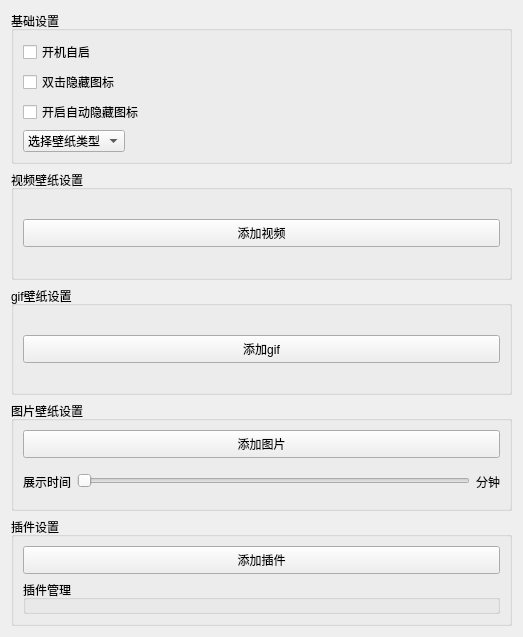
<?xml version="1.0" encoding="UTF-8"?>
<ui version="4.0">
 <class>SettingWidget</class>
 <widget class="QWidget" name="SettingWidget">
  <property name="geometry">
   <rect>
    <x>0</x>
    <y>0</y>
    <width>523</width>
    <height>637</height>
   </rect>
  </property>
  <property name="windowTitle">
   <string>Form</string>
  </property>
  <layout class="QVBoxLayout" name="verticalLayout">
   <item>
    <widget class="QGroupBox" name="baseCfgGroupBox">
     <property name="minimumSize">
      <size>
       <width>0</width>
       <height>0</height>
      </size>
     </property>
     <property name="title">
      <string>基础设置</string>
     </property>
     <layout class="QVBoxLayout" name="verticalLayout_6">
      <item>
       <widget class="QCheckBox" name="autoLaunchCheckBox">
        <property name="minimumSize">
         <size>
          <width>30</width>
          <height>0</height>
         </size>
        </property>
        <property name="text">
         <string>开机自启</string>
        </property>
       </widget>
      </item>
      <item>
       <widget class="QCheckBox" name="doubleClickedHideCheckBox">
        <property name="text">
         <string>双击隐藏图标</string>
        </property>
       </widget>
      </item>
      <item>
       <widget class="QCheckBox" name="autoHideCheckBox">
        <property name="text">
         <string>开启自动隐藏图标</string>
        </property>
       </widget>
      </item>
      <item>
       <layout class="QHBoxLayout" name="horizontalLayout_4">
        <item>
         <widget class="QComboBox" name="typeComboBox">
          <property name="minimumSize">
           <size>
            <width>0</width>
            <height>21</height>
           </size>
          </property>
          <item>
           <property name="text">
            <string>选择壁纸类型</string>
           </property>
          </item>
          <item>
           <property name="text">
            <string>图片壁纸</string>
           </property>
          </item>
          <item>
           <property name="text">
            <string>gif壁纸</string>
           </property>
          </item>
          <item>
           <property name="text">
            <string>视频壁纸</string>
           </property>
          </item>
         </widget>
        </item>
        <item>
         <spacer name="horizontalSpacer_3">
          <property name="orientation">
           <enum>Qt::Horizontal</enum>
          </property>
          <property name="sizeHint" stdset="0">
           <size>
            <width>40</width>
            <height>20</height>
           </size>
          </property>
         </spacer>
        </item>
       </layout>
      </item>
     </layout>
    </widget>
   </item>
   <item>
    <widget class="QGroupBox" name="videoCfgGroupBox">
     <property name="minimumSize">
      <size>
       <width>0</width>
       <height>0</height>
      </size>
     </property>
     <property name="title">
      <string>视频壁纸设置</string>
     </property>
     <layout class="QVBoxLayout" name="verticalLayout_4">
      <item>
       <widget class="QPushButton" name="addVieoBtn">
        <property name="minimumSize">
         <size>
          <width>0</width>
          <height>28</height>
         </size>
        </property>
        <property name="styleSheet">
         <string notr="true"/>
        </property>
        <property name="text">
         <string>添加视频</string>
        </property>
       </widget>
      </item>
      <item>
       <layout class="QGridLayout" name="videoThumbnailLayout"/>
      </item>
     </layout>
    </widget>
   </item>
   <item>
    <widget class="QGroupBox" name="gifCfgGroupBox">
     <property name="minimumSize">
      <size>
       <width>0</width>
       <height>0</height>
      </size>
     </property>
     <property name="title">
      <string>gif壁纸设置</string>
     </property>
     <layout class="QVBoxLayout" name="verticalLayout_7">
      <item>
       <widget class="QPushButton" name="addGifBtn">
        <property name="minimumSize">
         <size>
          <width>0</width>
          <height>28</height>
         </size>
        </property>
        <property name="text">
         <string>添加gif</string>
        </property>
       </widget>
      </item>
      <item>
       <layout class="QGridLayout" name="gifThumbnailLayout"/>
      </item>
     </layout>
    </widget>
   </item>
   <item>
    <widget class="QGroupBox" name="graphCfgGroupBox">
     <property name="minimumSize">
      <size>
       <width>0</width>
       <height>0</height>
      </size>
     </property>
     <property name="title">
      <string>图片壁纸设置</string>
     </property>
     <layout class="QVBoxLayout" name="verticalLayout_8">
      <item>
       <widget class="QPushButton" name="addGraphBtn">
        <property name="minimumSize">
         <size>
          <width>0</width>
          <height>28</height>
         </size>
        </property>
        <property name="text">
         <string>添加图片</string>
        </property>
       </widget>
      </item>
      <item>
       <layout class="QHBoxLayout" name="horizontalLayout_3">
        <item>
         <widget class="QLabel" name="label">
          <property name="minimumSize">
           <size>
            <width>0</width>
            <height>22</height>
           </size>
          </property>
          <property name="text">
           <string>展示时间</string>
          </property>
         </widget>
        </item>
        <item>
         <widget class="QSlider" name="delaySlider">
          <property name="minimumSize">
           <size>
            <width>0</width>
            <height>22</height>
           </size>
          </property>
          <property name="orientation">
           <enum>Qt::Horizontal</enum>
          </property>
         </widget>
        </item>
        <item>
         <widget class="QLabel" name="delayLabel">
          <property name="minimumSize">
           <size>
            <width>0</width>
            <height>22</height>
           </size>
          </property>
          <property name="text">
           <string>分钟</string>
          </property>
         </widget>
        </item>
       </layout>
      </item>
      <item>
       <layout class="QGridLayout" name="graphThumbnailLayout"/>
      </item>
     </layout>
    </widget>
   </item>
   <item>
    <widget class="QGroupBox" name="pluginCfgGroupBox">
     <property name="minimumSize">
      <size>
       <width>0</width>
       <height>0</height>
      </size>
     </property>
     <property name="title">
      <string>插件设置</string>
     </property>
     <layout class="QVBoxLayout" name="verticalLayout_9">
      <item>
       <widget class="QPushButton" name="addPluginBtn">
        <property name="minimumSize">
         <size>
          <width>0</width>
          <height>28</height>
         </size>
        </property>
        <property name="text">
         <string>添加插件</string>
        </property>
       </widget>
      </item>
      <item>
       <widget class="QGroupBox" name="groupBox">
        <property name="title">
         <string>插件管理</string>
        </property>
       </widget>
      </item>
     </layout>
    </widget>
   </item>
  </layout>
 </widget>
 <resources/>
 <connections/>
</ui>
